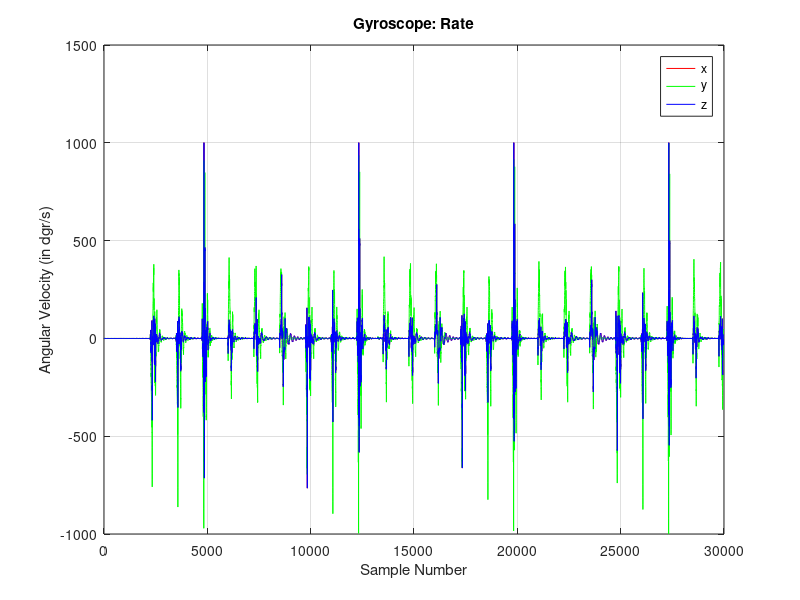
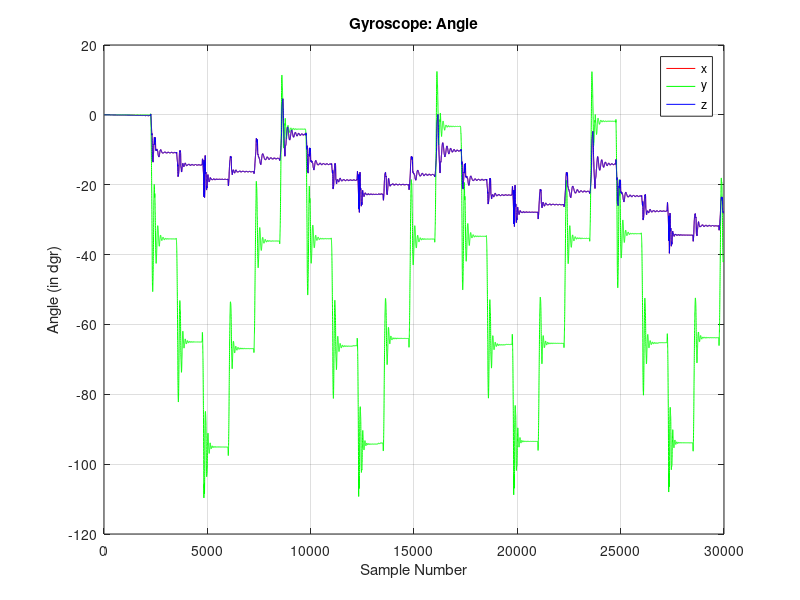
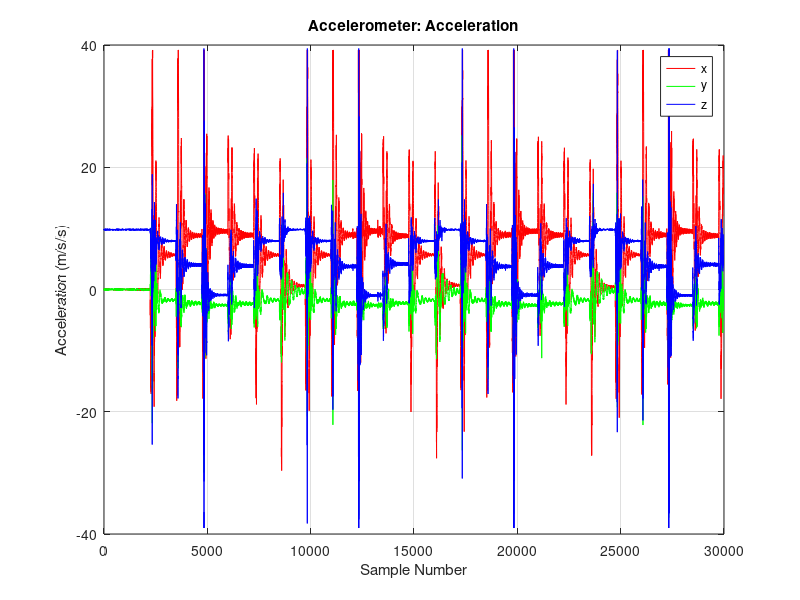
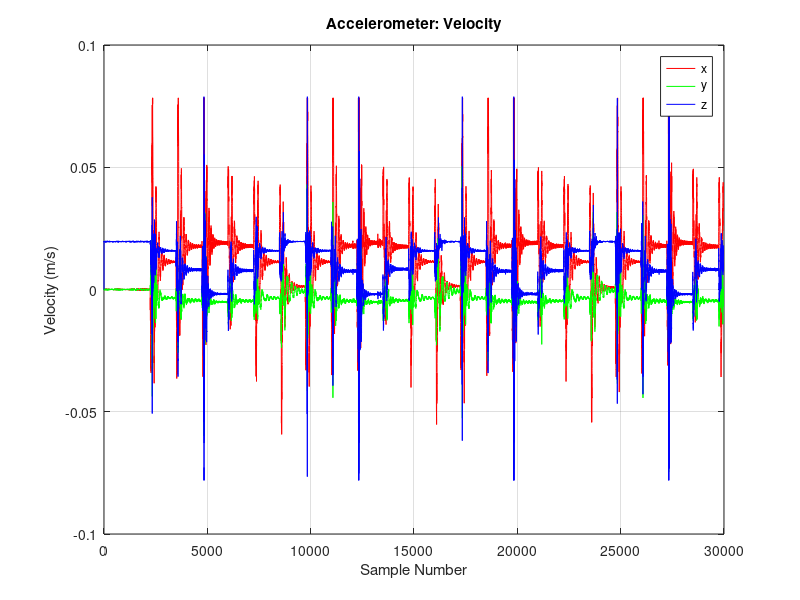

These figures' MATLAB source, in order:
# Parameters
outfile = "data_simple_cal_first_der.pdf";
gyr_sens = 32.8;
acc_sens = 8192;
delta_t = 1/500;
gravity = 9.80665;

# Read in data
load ('simple_calibration.mat');
gyr = cal(:,1:3);
acc = cal(:,4:6);

%  # Remove gravity
%  load('fnorm.mat', 'f_norm');
%  acc(1,:) = acc(1,:) - fnorm(1,1);
%  acc(2,:) = acc(2,:) - fnorm(2,1);
%  acc(3,:) = acc(3,:) - fnorm(3,1);

# Convert Data
gyr = gyr / gyr_sens;
acc = acc / acc_sens;

# Convert Acc to m/s/s
acc = acc * gravity;

# Compute first derivative
v(1) = 0;
angle(1) = 0;
for i=1:length(gyr)
  for j = 1:3
    if (i == 1)
      angle(i,j) = 0;
      v(i,j) = 0;
      p(i,j) = 0;
    else
      angle(i,j) = angle(i-1,j) + gyr(i-1,j) * delta_t;
      v(i,j) = acc(i-1,j) * delta_t;
      p(i,j) = p(i-1, j) + v(i-1, j) * delta_t;
    endif;
  endfor;
endfor;

# Plot Angular Velocity
plot(gyr(:,1), "r");
hold on;
plot(gyr(:,2), "g");
hold on;
plot(gyr(:,3), "b");
hold on;

# Set up Plot
grid on;
title('Gyroscope: Rate');
xlabel('Sample Number');
ylabel('Angular Velocity (in dgr/s)');
legend('x', 'y', 'z');

# Print
print(outfile);
hold off;

# Plot Angule
plot(angle(:,1), "r");
hold on;
plot(angle(:,2), "g");
hold on;
plot(angle(:,3), "b");
hold on;

# Set up Plot
grid on;
title('Gyroscope: Angle');
xlabel('Sample Number');
ylabel('Angle (in dgr)');
legend('x', 'y', 'z');

# Print
print("-append", outfile);
hold off;



# Plot Acceleration
plot(acc(:,1), "r");
hold on;
plot(acc(:,2), "g");
hold on;
plot(acc(:,3), "b");
hold on;

# Set up Plot
grid on;
title('Accelerometer: Acceleration');
xlabel('Sample Number');
ylabel('Acceleration (m/s/s)');
legend('x', 'y', 'z');

# Print
print("-append", outfile);
hold off;

# Plot Velocity
plot(v(:,1), "r");
hold on;
plot(v(:,2), "g");
hold on;
plot(v(:,3), "b");
hold on;

# Set up Plot
grid on;
title('Accelerometer: Velocity');
xlabel('Sample Number');
ylabel('Velocity (m/s)');
legend('x', 'y', 'z');

# Print
print("-append", outfile);
hold off;

# Plot Position
plot(p(:,1), "r");
hold on;
plot(p(:,2), "g");
hold on;
plot(p(:,3), "b");
hold on;

# Set up Plot
grid on;
title('Accelerometer: Position');
xlabel('Sample Number');
ylabel('Position (m)');
legend('x', 'y', 'z');

# Print
print("-append", outfile);
hold off;